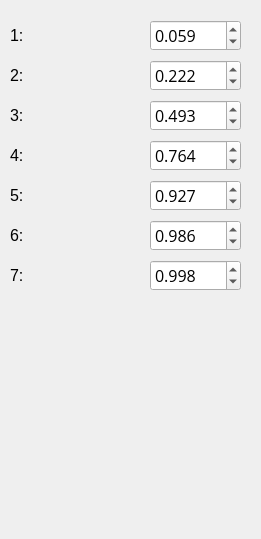
        <widget class="QWidget" name="page_4">
         <property name="geometry">
          <rect>
           <x>0</x>
           <y>0</y>
           <width>261</width>
           <height>539</height>
          </rect>
         </property>
         <attribute name="label">
          <string>Precipitation Range</string>
         </attribute>
         <widget class="QDoubleSpinBox" name="spnPrecip7">
          <property name="geometry">
           <rect>
            <x>150</x>
            <y>260</y>
            <width>91</width>
            <height>31</height>
           </rect>
          </property>
          <property name="font">
           <font>
            <family>Open Sans</family>
            <pointsize>-1</pointsize>
           </font>
          </property>
          <property name="styleSheet">
           <string notr="true">font-family: Open Sans;
font-size: 16px;</string>
          </property>
          <property name="decimals">
           <number>3</number>
          </property>
          <property name="maximum">
           <double>1.000000000000000</double>
          </property>
          <property name="singleStep">
           <double>0.100000000000000</double>
          </property>
          <property name="value">
           <double>0.998000000000000</double>
          </property>
         </widget>
         <widget class="QLabel" name="label_33">
          <property name="geometry">
           <rect>
            <x>10</x>
            <y>60</y>
            <width>21</width>
            <height>31</height>
           </rect>
          </property>
          <property name="font">
           <font>
            <pointsize>12</pointsize>
           </font>
          </property>
          <property name="text">
           <string>2:</string>
          </property>
         </widget>
         <widget class="QLabel" name="label_30">
          <property name="geometry">
           <rect>
            <x>10</x>
            <y>180</y>
            <width>21</width>
            <height>31</height>
           </rect>
          </property>
          <property name="font">
           <font>
            <pointsize>12</pointsize>
           </font>
          </property>
          <property name="text">
           <string>5:</string>
          </property>
         </widget>
         <widget class="QDoubleSpinBox" name="spnPrecip4">
          <property name="geometry">
           <rect>
            <x>150</x>
            <y>140</y>
            <width>91</width>
            <height>31</height>
           </rect>
          </property>
          <property name="font">
           <font>
            <family>Open Sans</family>
            <pointsize>-1</pointsize>
           </font>
          </property>
          <property name="styleSheet">
           <string notr="true">font-family: Open Sans;
font-size: 16px;</string>
          </property>
          <property name="decimals">
           <number>3</number>
          </property>
          <property name="maximum">
           <double>1.000000000000000</double>
          </property>
          <property name="singleStep">
           <double>0.100000000000000</double>
          </property>
          <property name="value">
           <double>0.764000000000000</double>
          </property>
         </widget>
         <widget class="QLabel" name="label_44">
          <property name="geometry">
           <rect>
            <x>10</x>
            <y>260</y>
            <width>21</width>
            <height>31</height>
           </rect>
          </property>
          <property name="font">
           <font>
            <pointsize>12</pointsize>
           </font>
          </property>
          <property name="text">
           <string>7:</string>
          </property>
         </widget>
         <widget class="QLabel" name="label_34">
          <property name="geometry">
           <rect>
            <x>10</x>
            <y>220</y>
            <width>21</width>
            <height>31</height>
           </rect>
          </property>
          <property name="font">
           <font>
            <pointsize>12</pointsize>
           </font>
          </property>
          <property name="text">
           <string>6:</string>
          </property>
         </widget>
         <widget class="QDoubleSpinBox" name="spnPrecip6">
          <property name="geometry">
           <rect>
            <x>150</x>
            <y>220</y>
            <width>91</width>
            <height>31</height>
           </rect>
          </property>
          <property name="font">
           <font>
            <family>Open Sans</family>
            <pointsize>-1</pointsize>
           </font>
          </property>
          <property name="styleSheet">
           <string notr="true">font-family: Open Sans;
font-size: 16px;</string>
          </property>
          <property name="decimals">
           <number>3</number>
          </property>
          <property name="maximum">
           <double>1.000000000000000</double>
          </property>
          <property name="singleStep">
           <double>0.100000000000000</double>
          </property>
          <property name="value">
           <double>0.986000000000000</double>
          </property>
         </widget>
         <widget class="QLabel" name="label_28">
          <property name="geometry">
           <rect>
            <x>10</x>
            <y>140</y>
            <width>21</width>
            <height>31</height>
           </rect>
          </property>
          <property name="font">
           <font>
            <pointsize>12</pointsize>
           </font>
          </property>
          <property name="text">
           <string>4:</string>
          </property>
         </widget>
         <widget class="QLabel" name="label_22">
          <property name="geometry">
           <rect>
            <x>10</x>
            <y>20</y>
            <width>21</width>
            <height>31</height>
           </rect>
          </property>
          <property name="font">
           <font>
            <pointsize>12</pointsize>
           </font>
          </property>
          <property name="text">
           <string>1:</string>
          </property>
         </widget>
         <widget class="QLabel" name="label_29">
          <property name="geometry">
           <rect>
            <x>10</x>
            <y>100</y>
            <width>21</width>
            <height>31</height>
           </rect>
          </property>
          <property name="font">
           <font>
            <pointsize>12</pointsize>
           </font>
          </property>
          <property name="text">
           <string>3:</string>
          </property>
         </widget>
         <widget class="QDoubleSpinBox" name="spnPrecip2">
          <property name="geometry">
           <rect>
            <x>150</x>
            <y>60</y>
            <width>91</width>
            <height>31</height>
           </rect>
          </property>
          <property name="font">
           <font>
            <family>Open Sans</family>
            <pointsize>-1</pointsize>
           </font>
          </property>
          <property name="styleSheet">
           <string notr="true">font-family: Open Sans;
font-size: 16px;</string>
          </property>
          <property name="decimals">
           <number>3</number>
          </property>
          <property name="maximum">
           <double>1.000000000000000</double>
          </property>
          <property name="singleStep">
           <double>0.100000000000000</double>
          </property>
          <property name="value">
           <double>0.222000000000000</double>
          </property>
         </widget>
         <widget class="QDoubleSpinBox" name="spnPrecip5">
          <property name="geometry">
           <rect>
            <x>150</x>
            <y>180</y>
            <width>91</width>
            <height>31</height>
           </rect>
          </property>
          <property name="font">
           <font>
            <family>Open Sans</family>
            <pointsize>-1</pointsize>
           </font>
          </property>
          <property name="styleSheet">
           <string notr="true">font-family: Open Sans;
font-size: 16px;</string>
          </property>
          <property name="decimals">
           <number>3</number>
          </property>
          <property name="maximum">
           <double>1.000000000000000</double>
          </property>
          <property name="singleStep">
           <double>0.100000000000000</double>
          </property>
          <property name="value">
           <double>0.927000000000000</double>
          </property>
         </widget>
         <widget class="QDoubleSpinBox" name="spnPrecip3">
          <property name="geometry">
           <rect>
            <x>150</x>
            <y>100</y>
            <width>91</width>
            <height>31</height>
           </rect>
          </property>
          <property name="font">
           <font>
            <family>Open Sans</family>
            <pointsize>-1</pointsize>
           </font>
          </property>
          <property name="styleSheet">
           <string notr="true">font-family: Open Sans;
font-size: 16px;</string>
          </property>
          <property name="decimals">
           <number>3</number>
          </property>
          <property name="maximum">
           <double>1.000000000000000</double>
          </property>
          <property name="singleStep">
           <double>0.100000000000000</double>
          </property>
          <property name="value">
           <double>0.493000000000000</double>
          </property>
         </widget>
         <widget class="QDoubleSpinBox" name="spnPrecip1">
          <property name="geometry">
           <rect>
            <x>150</x>
            <y>20</y>
            <width>91</width>
            <height>31</height>
           </rect>
          </property>
          <property name="font">
           <font>
            <family>Open Sans</family>
            <pointsize>-1</pointsize>
           </font>
          </property>
          <property name="styleSheet">
           <string notr="true">font-family: Open Sans;
font-size: 16px;</string>
          </property>
          <property name="decimals">
           <number>3</number>
          </property>
          <property name="maximum">
           <double>1.000000000000000</double>
          </property>
          <property name="singleStep">
           <double>0.100000000000000</double>
          </property>
          <property name="value">
           <double>0.059000000000000</double>
          </property>
         </widget>
        </widget>
